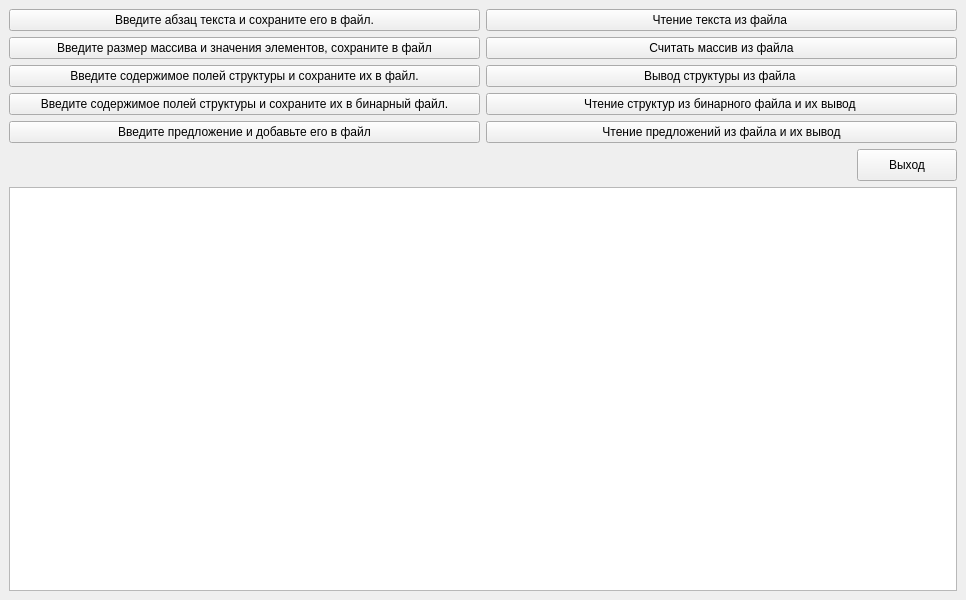
<?xml version="1.0" encoding="UTF-8"?>
<ui version="4.0">
 <class>MainWindow</class>
 <widget class="QMainWindow" name="MainWindow">
  <property name="geometry">
   <rect>
    <x>0</x>
    <y>0</y>
    <width>966</width>
    <height>600</height>
   </rect>
  </property>
  <property name="windowTitle">
   <string>MainWindow</string>
  </property>
  <widget class="QWidget" name="centralwidget">
   <layout class="QVBoxLayout" name="verticalLayout">
    <item>
     <layout class="QGridLayout" name="gridLayout">
      <item row="3" column="0">
       <widget class="QPushButton" name="pushButton_7">
        <property name="text">
         <string>Введите содержимое полей структуры и сохраните их в бинарный файл.</string>
        </property>
       </widget>
      </item>
      <item row="2" column="1">
       <widget class="QPushButton" name="pushButton_6">
        <property name="text">
         <string>Вывод структуры из файла </string>
        </property>
       </widget>
      </item>
      <item row="0" column="0">
       <widget class="QPushButton" name="pushButton">
        <property name="text">
         <string>Введите абзац текста и сохраните его в файл.</string>
        </property>
       </widget>
      </item>
      <item row="3" column="1">
       <widget class="QPushButton" name="pushButton_8">
        <property name="text">
         <string>Чтение структур из бинарного файла и их вывод </string>
        </property>
       </widget>
      </item>
      <item row="0" column="1">
       <widget class="QPushButton" name="pushButton_2">
        <property name="text">
         <string>Чтение текста из файла </string>
        </property>
       </widget>
      </item>
      <item row="4" column="0">
       <widget class="QPushButton" name="pushButton_9">
        <property name="text">
         <string>Введите предложение и добавьте его в файл</string>
        </property>
       </widget>
      </item>
      <item row="2" column="0">
       <widget class="QPushButton" name="pushButton_5">
        <property name="text">
         <string>Введите содержимое полей структуры и сохраните их в файл.</string>
        </property>
       </widget>
      </item>
      <item row="1" column="1">
       <widget class="QPushButton" name="pushButton_4">
        <property name="text">
         <string>Считать массив из файла</string>
        </property>
       </widget>
      </item>
      <item row="1" column="0">
       <widget class="QPushButton" name="pushButton_3">
        <property name="text">
         <string>Введите размер массива и значения элементов, сохраните в файл</string>
        </property>
       </widget>
      </item>
      <item row="4" column="1">
       <widget class="QPushButton" name="pushButton_10">
        <property name="text">
         <string>Чтение предложений из файла и их вывод</string>
        </property>
       </widget>
      </item>
      <item row="5" column="1" alignment="Qt::AlignRight">
       <widget class="QPushButton" name="pushButton_11">
        <property name="minimumSize">
         <size>
          <width>100</width>
          <height>32</height>
         </size>
        </property>
        <property name="maximumSize">
         <size>
          <width>100</width>
          <height>32</height>
         </size>
        </property>
        <property name="text">
         <string>Выход</string>
        </property>
       </widget>
      </item>
     </layout>
    </item>
    <item>
     <widget class="QPlainTextEdit" name="plainTextEdit">
      <property name="minimumSize">
       <size>
        <width>891</width>
        <height>371</height>
       </size>
      </property>
      <property name="readOnly">
       <bool>true</bool>
      </property>
      <property name="backgroundVisible">
       <bool>false</bool>
      </property>
      <property name="centerOnScroll">
       <bool>true</bool>
      </property>
     </widget>
    </item>
   </layout>
  </widget>
 </widget>
 <resources/>
 <connections/>
</ui>
